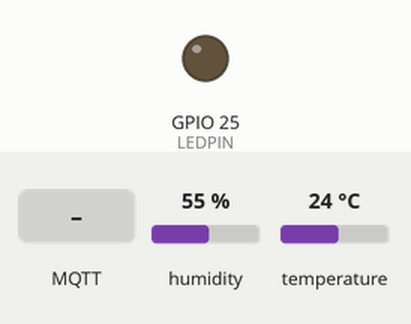
Recording of a sketch running on a simulated ESP32. On the bench: output pins drawn as LEDs (lit = HIGH). The inputs (shaded band) are chosen by the test bench; at power-on: humidity 55 %, temperature 24 °C. WiFi joins after 1.5 s; servers stay silent unless stated; random numbers use the default seed unless the sketch sets one; no MQTT or app messages arrive unless stated; what the sketch prints to the serial monitor is not drawn.

Above: at 2.7 s.
2.8 s: MQTT message "1" arrives on the first subscribed topic
At 3.7 s:
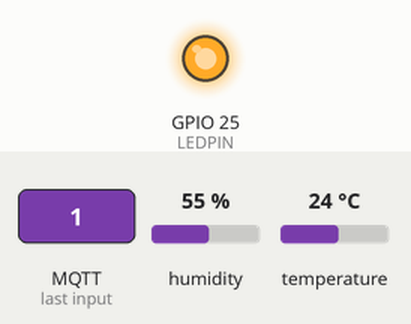
4.3 s: MQTT message "0" arrives on the first subscribed topic
At 4.9 s:
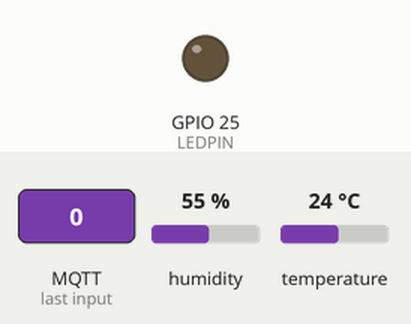
Timing chart, 0 to 7.3 s (numbered marks = the images above; inputs shaded):
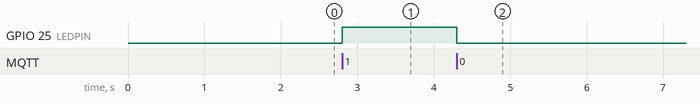

The sketch:

HiveMQ.ino
```cpp
#include <WiFi.h>
#include <PubSubClient.h>
#include "DHT.h"

const char* ssid = "S21 của Khánh";
const char* password = "11112003";

#define MQTT_SERVER "mqtt-dashboard.com"
#define MQTT_PORT 1883
#define MQTT_USER "hoa"
#define MQTT_PASSWORD "123456"
#define MQTT_TEMPERATURE_TOPIC "ESP32/DHT11/Temperature"
#define MQTT_HUMIDITY_TOPIC "ESP32/DHT11/Humidity"
#define MQTT_LED_TOPIC "ESP32"

#define LEDPIN 25
#define DHTPIN 14
#define DHTTYPE DHT11

unsigned long previousMillis = 0;
const long interval = 5000;
int current_ledState = LOW;
int last_ledState = LOW;

WiFiClient wifiClient;
PubSubClient client(wifiClient);
DHT dht(DHTPIN, DHTTYPE);

void setup_wifi() {
  Serial.print("Connecting to ");
  Serial.println(ssid);
  WiFi.begin(ssid, password);
  while (WiFi.status() != WL_CONNECTED) {
    delay(500);
    Serial.print(".");
  }
  randomSeed(micros());
  Serial.println("");
  Serial.println("WiFi connected");
  Serial.println("IP address: ");
  Serial.println(WiFi.localIP());
}

void connect_to_broker() {
  while (!client.connected()) {
    Serial.print("Attempting MQTT connection...");
    String clientId = "ESP32";
    clientId += String(random(0xffff), HEX);
    if (client.connect(clientId.c_str(), MQTT_USER, MQTT_PASSWORD)) {
      Serial.println("connected");
      client.subscribe(MQTT_LED_TOPIC);
    } else {
      Serial.print("failed, rc=");
      Serial.print(client.state());
      Serial.println(" try again in 2 seconds");
      delay(2000);
    }
  }
}

void callback(char* topic, byte *payload, unsigned int length) {
  Serial.println("-------new message from broker-----");
  Serial.print("topic: ");
  Serial.println(topic);
  Serial.print("message: ");
  Serial.write(payload, length);
  Serial.println();
  if (*payload == '1') current_ledState = HIGH;
  if (*payload == '0') current_ledState = LOW;
}

void setup() {
  Serial.begin(115200);
  Serial.setTimeout(500);
  Serial.println(F("ESP32-U get data from DHT11 & send to HiveMQ!"));
  setup_wifi();
  client.setServer(MQTT_SERVER, MQTT_PORT );
  client.setCallback(callback);
  connect_to_broker();
  dht.begin();
  pinMode(LEDPIN, OUTPUT);
  digitalWrite(LEDPIN, current_ledState);
}
void loop() {
  client.loop();
  if (!client.connected()) {
    connect_to_broker();
  }
  if (last_ledState != current_ledState) {
    last_ledState = current_ledState;
    digitalWrite(LEDPIN, current_ledState);
    Serial.print("LED state is ");
    Serial.println(current_ledState);
  }
  unsigned long currentMillis = millis();
  if (currentMillis - previousMillis >= interval) {
    float h = dht.readHumidity();
    float t = dht.readTemperature();
    // Check if any reads failed and exit early (to try again).
    if (isnan(h) || isnan(t)) {
      Serial.println(F("Failed to read from DHT sensor!"));
      return;
    } else {
      client.publish(MQTT_TEMPERATURE_TOPIC, String(t).c_str());
      client.publish(MQTT_HUMIDITY_TOPIC, String(h).c_str());
      previousMillis = currentMillis;

  Serial.print(F("Humidity: "));
  Serial.print(h);
  Serial.println("%");
  Serial.print(F("Temperature: "));
  Serial.print(t);
  Serial.println("ºC");     //ALT+167
    }
  }
}
```

Measured:
- after the input at 2.8 s, GPIO 25 (LEDPIN): LOW → HIGH at once
- after the input at 4.3 s, GPIO 25 (LEDPIN): HIGH → LOW at once
